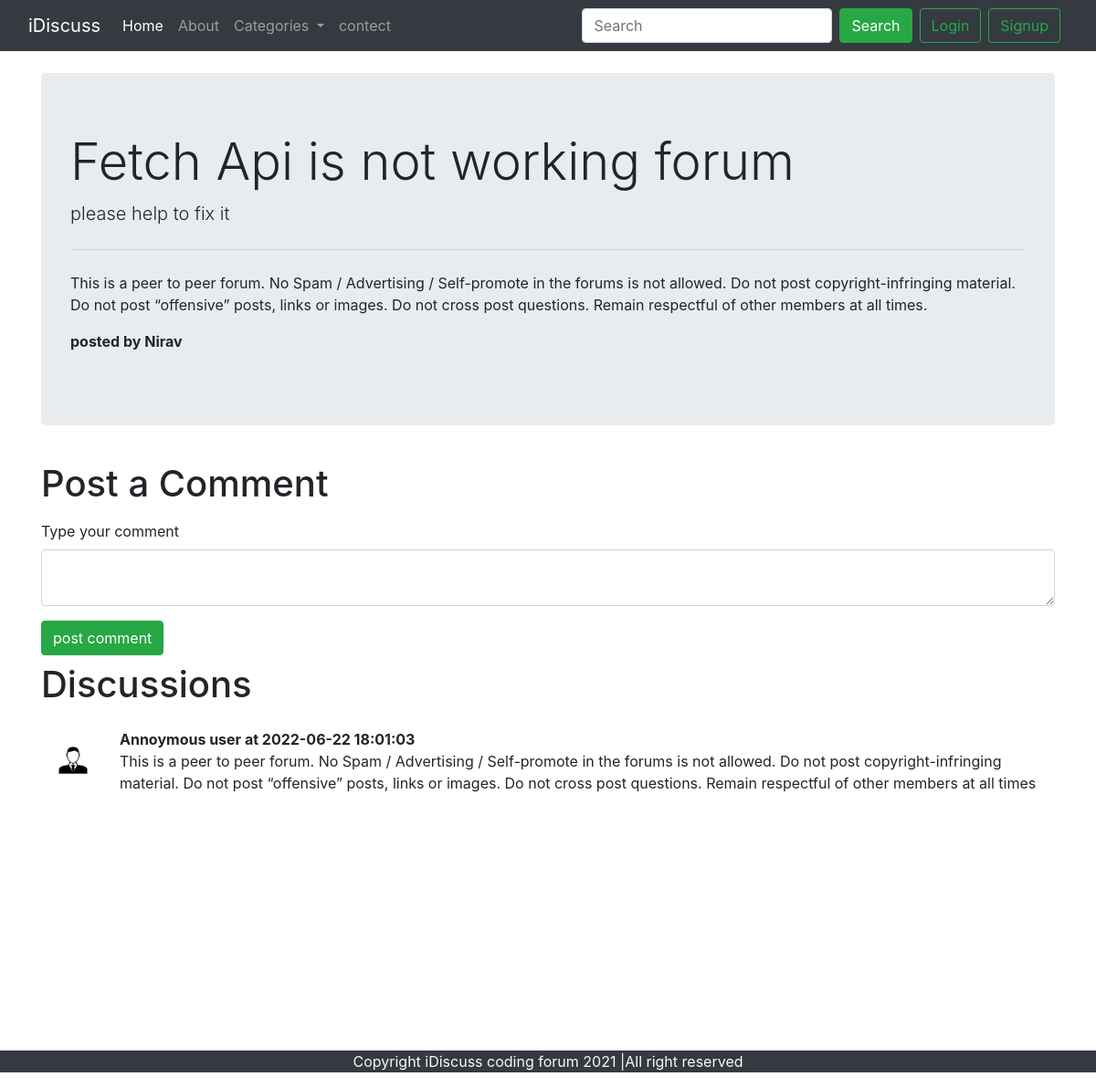
/forum1/thread.php?threadid=3, run on the app's committed database.
### tables this page shows
CREATE TABLE `threads` (
  `thread_id` int(7) NOT NULL,
  `thread_title` varchar(255) NOT NULL,
  `thread_desc` text NOT NULL,
  `thread_cat_id` int(7) NOT NULL,
  `thread_user_id` int(7) NOT NULL,
  `timestamp` datetime NOT NULL DEFAULT current_timestamp()
);

CREATE TABLE `comments` (
  `comment_id` int(8) NOT NULL,
  `comment_content` text NOT NULL,
  `thread_id` int(8) NOT NULL,
  `comment_by` int(8) NOT NULL,
  `comment_time` datetime NOT NULL DEFAULT current_timestamp()
);

### forum1/thread.php (the view, shortened to what this page needs)
<!doctype html>
<html lang="en">
<head>
    <link rel="stylesheet" href="https://stackpath.bootstrapcdn.com/bootstrap/4.5.0/css/bootstrap.min.css">
</head>
<body>
    <?php include 'partials/_header.php'; ?>
    <?php include 'partials/_dbconnect.php'; ?>
    <?php
    $id = $_GET['threadid'];
    $sql =   "SELECT * FROM `threads` WHERE thread_id = $id";
    $result = mysqli_query($conn, $sql);
    while ($row = mysqli_fetch_assoc($result)) {
        $title = $row['thread_title'];
        $desc = $row['thread_desc'];
    }
    ?>
    <div class="container my-4">
        <div class="jumbotron">
            <h1 class="display-4"> <?php echo  $title; ?> forum </h1>
            <p class="lead"><?php echo  $desc; ?></p>
            <hr class="my-4">
            <p>This is a peer to peer forum. No Spam / Advertising / Self-promote in the forums is not allowed. Do not
                post copyright-infringing material. Do not post “offensive” posts, links or images. Do not cross post
                questions. Remain respectful of other members at all times.</p>
            <p><b>posted by Nirav</b></p>
        </div>
    </div>
    <div class="container">
        <h1 class="py-2">Post a Comment</h1>
        <form action="<?php echo $_SERVER['REQUEST_URI'] ?>" method="post">
            <div class="form-group">
                <label for="exampleFormControlTextarea1">Type your comment</label>
                <textarea class="form-control my-0" id="comment " name="comment" rows="2"></textarea>
            </div>
            <button type="submit" class="btn btn-success">post comment</button>
        </form>
    </div>
    <div class="container " id="ques">
        <h1 class="py-2">Discussions </h1>
        <?php
        $id = $_GET['threadid'];
        $sql = "SELECT * FROM `comments` WHERE thread_id=$id";
        $result = mysqli_query($conn, $sql);
        while ($row = mysqli_fetch_assoc($result)) {
            $content = $row['comment_content'];
            $comment_time = $row['comment_time'];
            echo '  <div class="media my-3">
            <img src="/php/forum1/img/user.png" width="70px" class="mr-3" alt="...">
            <div class="media-body">
            <p class="font-weight-bold my-0">Annoymous user at ' . $comment_time . '</p>
                ' . $content . '
            </div>
        </div>';
        }
        ?>
    </div>
    <?php include 'partials/_footer.php'; ?>
</body>
</html>

### forum1/thread.php (style rules this page uses)
#ques { min-height: 433px; }

### data on the page
threads: thread_title "Fetch Api is not working", thread_desc "please help to fix it"
comments: comment_time "2022-06-22 18:01:03", comment_content "This is a peer to peer forum. No Spam / Advertising / Self-promote in the forums is not allowed. Do not post copyright-infringing material. Do not post “offensive” posts, links or images. Do not cross post questions. Remain respectful of other members at all times"
